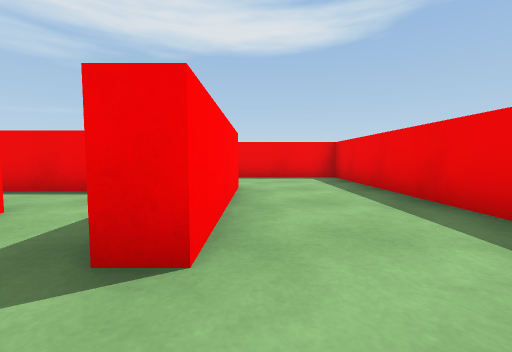
view 1 (above)

24 first-person views from a walk through a scene from a Unity 3-D project. The camera is 0.55 m above the floor, tilts 4° down and sees 90° across. The floor is counted in squares, 1 m on a side. Each view is taken from the middle of a square. On the plan, view 1 faces up. The plan holds only what a view shows up to about 9 squares ahead; the rest is blank. The player is left out.

view 2
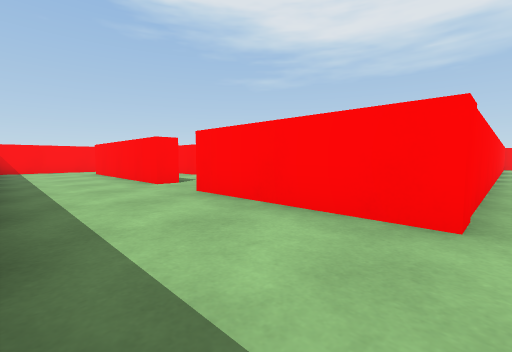

view 3
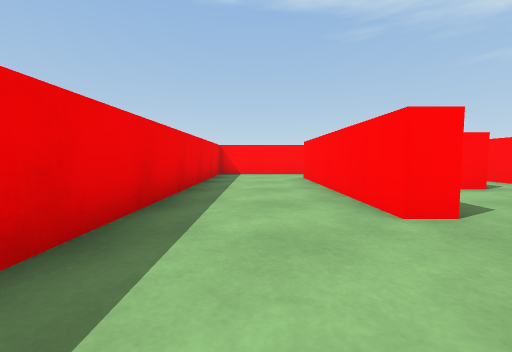

view 4
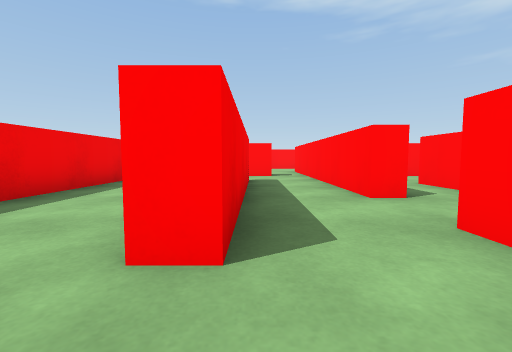

view 5
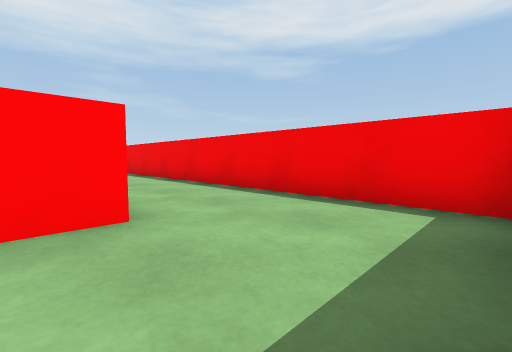

view 6
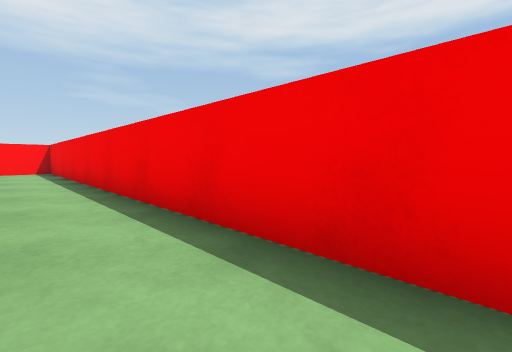

view 7
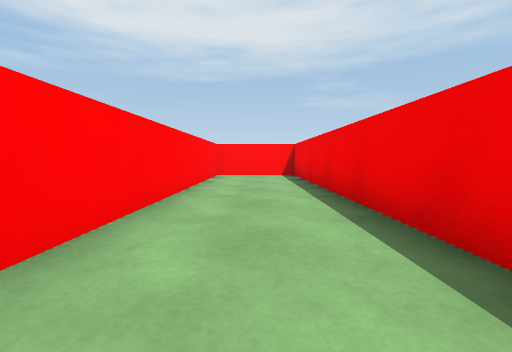

view 8
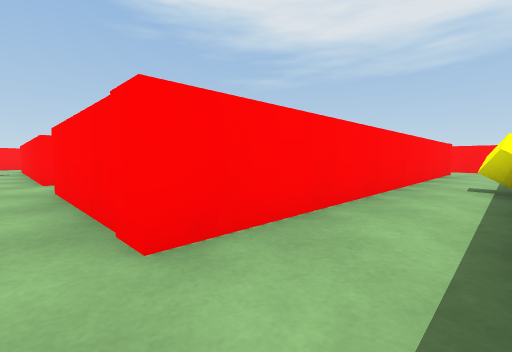

view 9
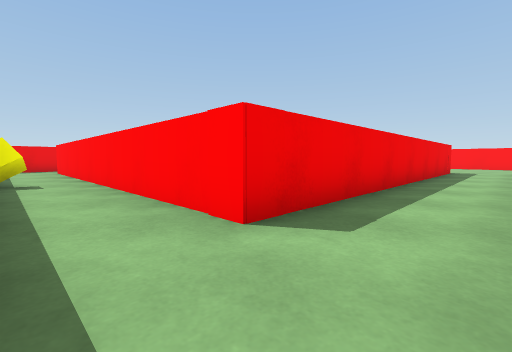

view 10
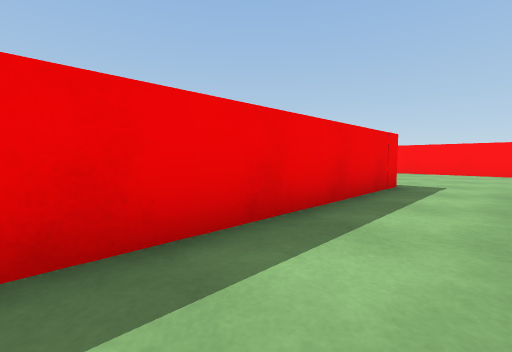

view 11
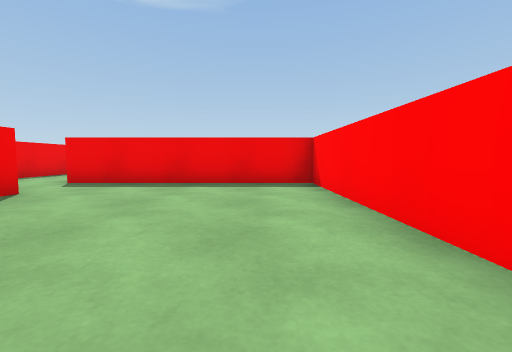

view 12
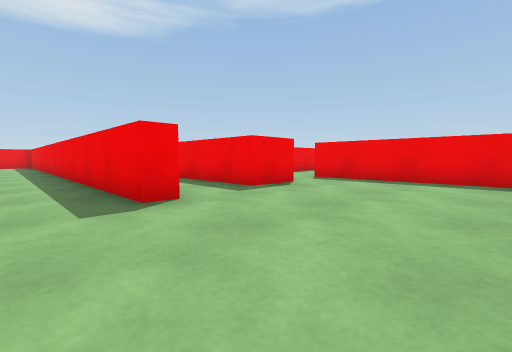

view 13
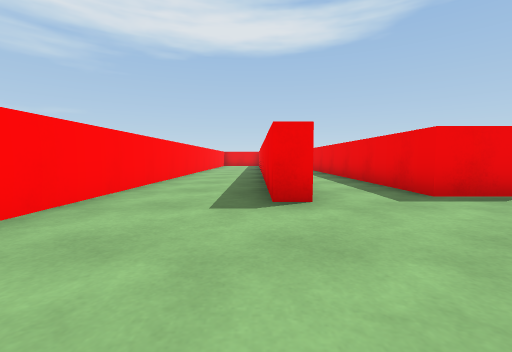

view 14
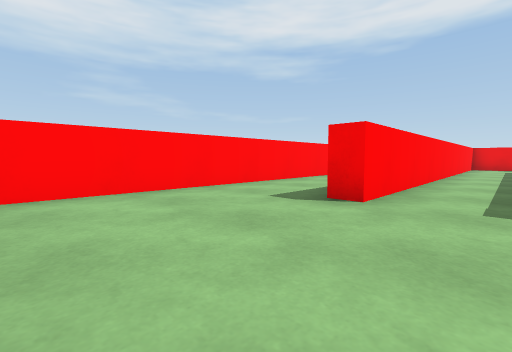

view 15
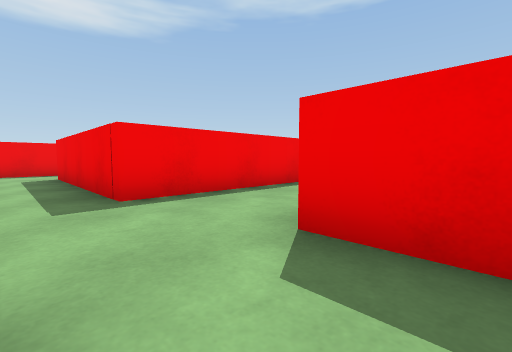

view 16
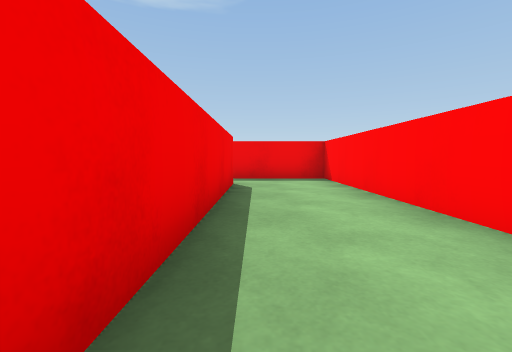

view 17
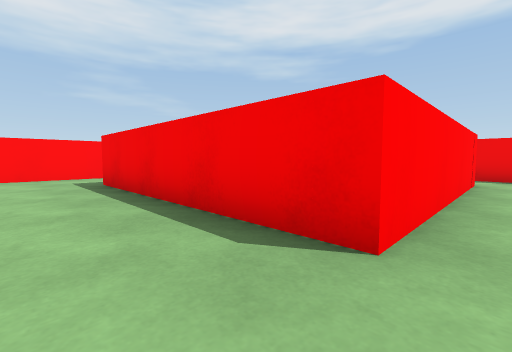

view 18
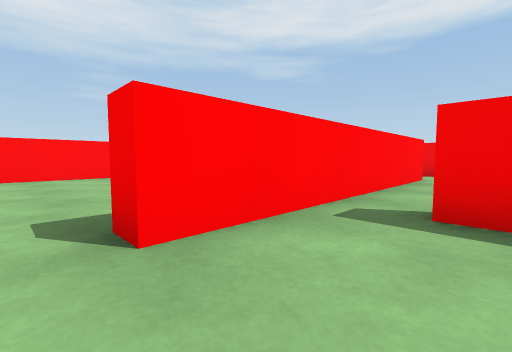

view 19
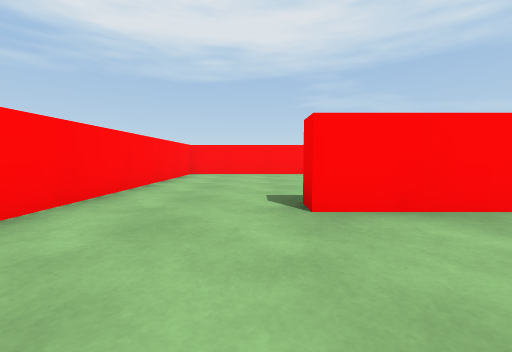

view 20
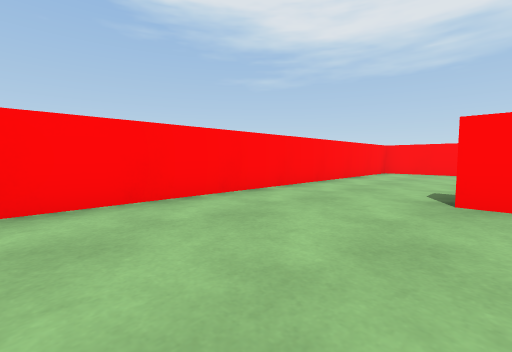

view 21
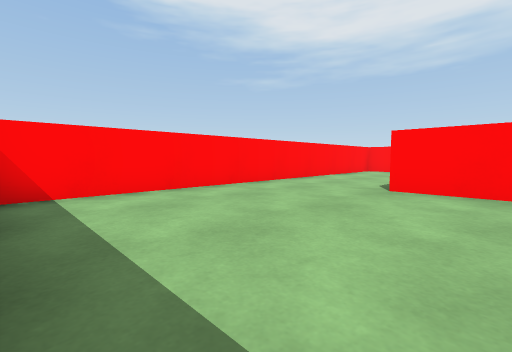

view 22
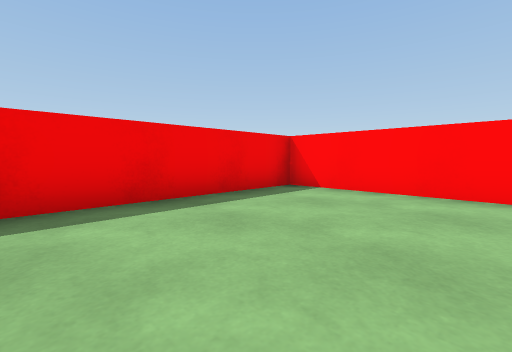

view 23
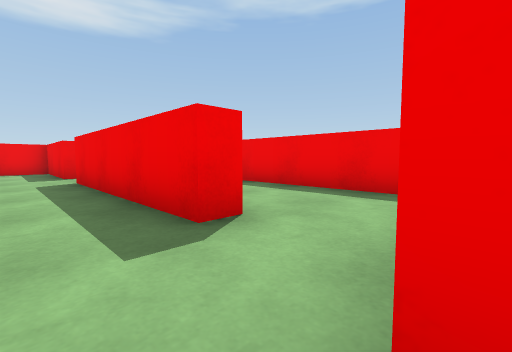

view 24
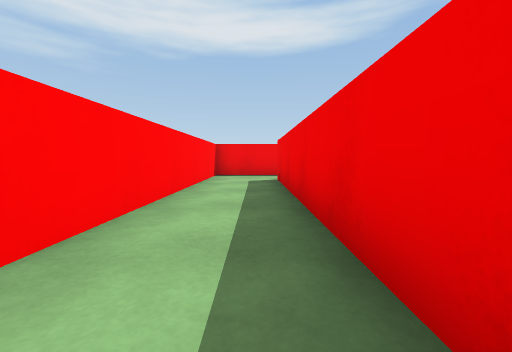

### Floor plan
Points are (right, up) in squares from view 1. A wall is a line through its corners. A room is listed if a view was taken in it or the views show most of it. See-through windows are left out.
Room 1 (views 1, 2, 3, 5, 6, 7)
walls: (-0.8, -0.3) (-0.3, -0.3) (-0.3, -5.1); (-0.5, -6.9) (2.2, -6.9) (2.2, 7.3) (-14.3, 7.3) (-14.3, 4.8) (-0.3, 4.8) (-0.3, 1.3)
ways out: opening at (-1, -6) to room 2; opening at (-1, 0.5) to room 2
Room 2 (view 4)
walls: (-3.1, -2.5) (-2.6, -2.5) (-2.6, -6.4); (-2.6, 1.4) (-2.6, -1) (-3, -1); (-0.3, -5.1) (-0.8, -5.1) (-0.8, -0.3); (-0.3, 1.3) (-0.8, 1.3); (-1.5, -6.9) (-0.5, -6.9)
ways out: opening at (-1, -6) to room 1; opening at (-1, 0.5) to room 1; opening at (-2, 2) to room 3; opening at (-2, -7) to room 5; opening at (-3, -1.5) to room 7
Room 3 (views 8, 9, 10, 11, 12, 13, 14, 15, 24)
walls: (-17.2, -2) (-17.2, -11.1); (-11, -7.3) (-12.4, -7.3) (-12.4, 2.6) (-2.6, 2.6) (-2.6, 1.4); (-12.2, 4.2) (-14.3, 4.2) (-14.3, -7.8) (-14.8, -7.8) (-14.8, 0.5); (-14, -12.2) (-9.4, -12.2) (-9.4, -6.8); (-0.8, 1.3) (-0.8, 4.2) (-4.2, 4.2)
ways out: opening at (-2, 2) to room 2; opening at (-10.5, -7) to room 4
objects: yellow cube (-7, 4)
Room 4 (views 16, 17)
walls: (-8.2, -6.9) (-3.1, -6.9) (-3.1, -4.4); (-11.9, -4) (-11.9, -6.1); (-4.5, -2.6) (-4.5, -4.5) (-10, -4.5) (-10, 0.3); (-9.6, 2.1) (-11, 2.1)
ways out: opening at (-10.5, -7) to room 3; opening at (-4, -3.5) to room 7; opening at (-9.5, 1)
Room 5 (views 18, 19, 20, 21, 22, 23)
walls: (-0.9, -7.3) (-1.5, -7.3); (-2.6, -6.4) (-2.6, -9.4) (-3.1, -9.4); (-3.5, -12.2) (2.2, -12.2) (2.2, -7.9)
ways out: opening at (-2, -7) to room 2; opening at (-3, -10.5) to room 6
Room 6 (no view inside)
walls: (-8.9, -7.8) (-8.9, -12.2) (-3.5, -12.2)
ways out: opening at (-3, -10.5) to room 5
Room 7 (no view inside)
walls: (-4.5, 0.6) (-4.5, -2.6)
ways out: opening at (-3, -1.5) to room 2; opening at (-4, -3.5) to room 4; opening at (-4, 0)

Where each view was taken, in squares from view 1:
view 1: 0 up, 0 right, facing up
view 2: 5 up, 2 right, facing down-left
view 3: 2 up, 1 right, facing down
view 4: 1 up, 1 left, facing down
view 5: 4 up, 2 right, facing up-left
view 6: 6 up, 3 left, facing up-left
view 7: 6 up, 6 left, facing left
view 8: 4 up, 2 left, facing down-left
view 9: 4 up, 14 left, facing down-right
view 10: 2 down, 14 left, facing down-right
view 11: 11 down, 15 left, facing right
view 12: 11 down, 16 left, facing up-right
view 13: 11 down, 15 left, facing up
view 14: 11 down, 13 left, facing up-left
view 15: 8 down, 11 left, facing up-right
view 16: 5 down, 10 left, facing right
view 17: 6 down, 4 left, facing up-left
view 18: 10 down, 1 left, facing up-left
view 19: 10 down, 0 right, facing left
view 20: 9 down, 1 right, facing down-left
view 21: 8 down, 2 right, facing down-left
view 22: 8 down, 1 left, facing down-right
view 23: 7 down, 2 left, facing up-right
view 24: 4 down, 13 left, facing up
